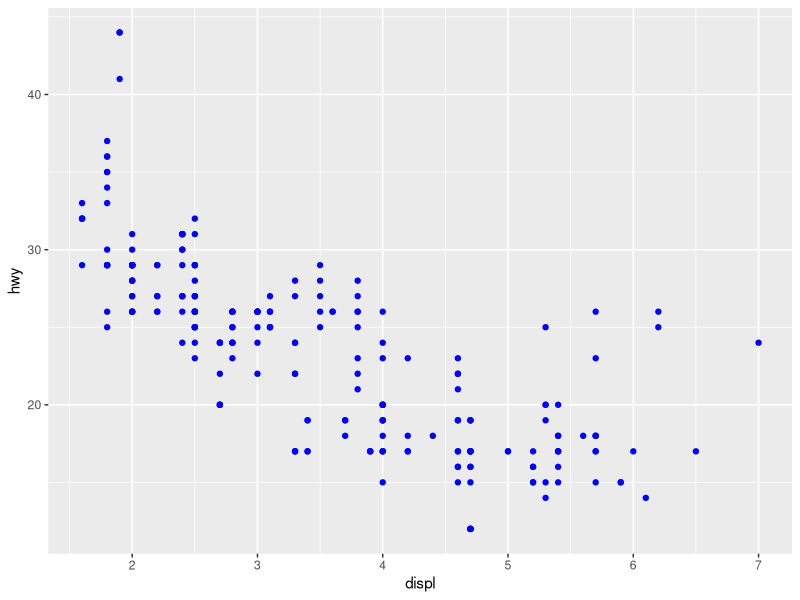
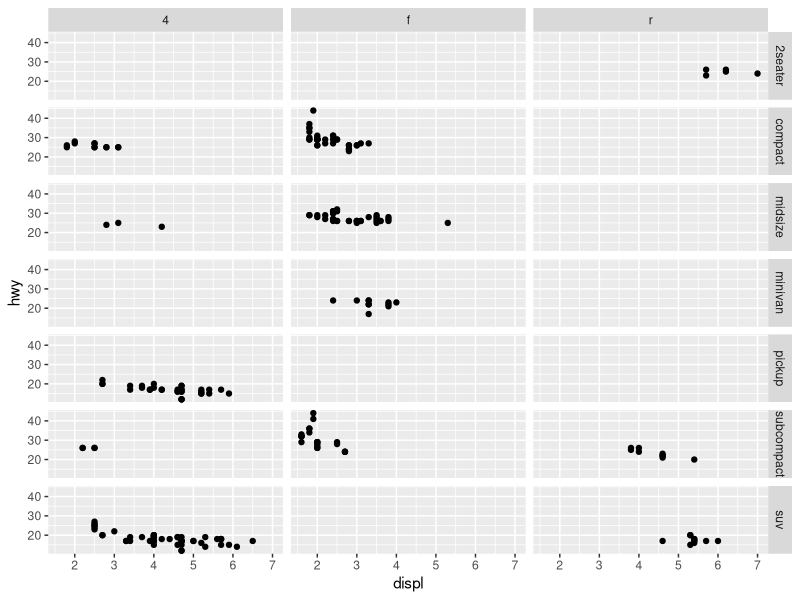

The R source for these figures, in order:
## ---- chunk 1
library(ggplot2)
data("mpg")
mpg
# first method
number_row <- nrow (mpg)
number_row
number_column <- ncol (mpg)
number_column
# second method
dimensions <- dim (mpg)
dimensions
total_row <- dimensions [1]
total_row 
total_columns <- dimensions [2]
total_columns 
## ---- chunk 2
#the color="blue" should be placed outside the aes()
ggplot(data = mpg) + 
  geom_point(mapping = aes(x = displ, y = hwy), color = "blue")
## ---- chunk 3
ggplot(data = mpg, aes(x = displ, y = hwy)) +
  geom_point() +
  facet_grid(class ~ drv)
## ---- chunk 4
# Write your code here
## ---- chunk 5
# Write your code here
## ---- chunk 6
# Write your code here
## ---- chunk 7
# Write your code here
## ---- chunk 8
# Write your code here (method 1)
## ---- chunk 9
# Write your code here (method 2)
